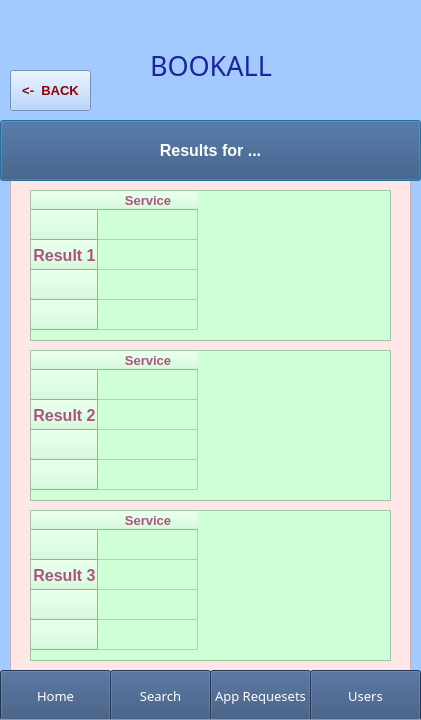
<?xml version="1.0" encoding="UTF-8"?>
<ui version="4.0">
 <class>Dialog</class>
 <widget class="QDialog" name="Dialog">
  <property name="geometry">
   <rect>
    <x>0</x>
    <y>0</y>
    <width>421</width>
    <height>720</height>
   </rect>
  </property>
  <property name="windowTitle">
   <string>Dialog</string>
  </property>
  <widget class="QScrollArea" name="scrollArea">
   <property name="geometry">
    <rect>
     <x>-1</x>
     <y>-1</y>
     <width>431</width>
     <height>721</height>
    </rect>
   </property>
   <property name="styleSheet">
    <string notr="true">background-color: rgb(162, 202, 255);
color: rgb(27, 36, 156);</string>
   </property>
   <property name="widgetResizable">
    <bool>true</bool>
   </property>
   <widget class="QWidget" name="scrollAreaWidgetContents">
    <property name="geometry">
     <rect>
      <x>0</x>
      <y>0</y>
      <width>429</width>
      <height>719</height>
     </rect>
    </property>
    <widget class="QListWidget" name="listWidget">
     <property name="geometry">
      <rect>
       <x>10</x>
       <y>140</y>
       <width>401</width>
       <height>571</height>
      </rect>
     </property>
     <property name="styleSheet">
      <string notr="true">background-color: rgb(255, 231, 231);</string>
     </property>
    </widget>
    <widget class="QLabel" name="BOOKALL_3">
     <property name="geometry">
      <rect>
       <x>150</x>
       <y>40</y>
       <width>171</width>
       <height>51</height>
      </rect>
     </property>
     <property name="font">
      <font>
       <family>Forte</family>
       <pointsize>20</pointsize>
       <weight>50</weight>
       <bold>false</bold>
      </font>
     </property>
     <property name="styleSheet">
      <string notr="true">background-color: rgb(162, 202, 255);
color: rgb(27, 36, 156);

</string>
     </property>
     <property name="text">
      <string>BOOKALL</string>
     </property>
    </widget>
    <widget class="QPushButton" name="Ptiseis_4">
     <property name="geometry">
      <rect>
       <x>0</x>
       <y>120</y>
       <width>421</width>
       <height>61</height>
      </rect>
     </property>
     <property name="font">
      <font>
       <pointsize>12</pointsize>
       <weight>75</weight>
       <bold>true</bold>
      </font>
     </property>
     <property name="styleSheet">
      <string notr="true">background-color: rgb(0, 170, 255);
background-color: rgb(48, 76, 118);
color: rgb(255, 255, 255);</string>
     </property>
     <property name="text">
      <string>Results for ...</string>
     </property>
    </widget>
    <widget class="QPushButton" name="pushButton_3">
     <property name="geometry">
      <rect>
       <x>10</x>
       <y>70</y>
       <width>81</width>
       <height>41</height>
      </rect>
     </property>
     <property name="font">
      <font>
       <pointsize>10</pointsize>
       <weight>75</weight>
       <bold>true</bold>
      </font>
     </property>
     <property name="styleSheet">
      <string notr="true">color: rgb(144, 0, 0);</string>
     </property>
     <property name="text">
      <string>&lt;-  BACK</string>
     </property>
    </widget>
    <widget class="QPushButton" name="HomeScreenButton">
     <property name="geometry">
      <rect>
       <x>0</x>
       <y>670</y>
       <width>111</width>
       <height>51</height>
      </rect>
     </property>
     <property name="font">
      <font>
       <family>Arial Rounded MT Bold</family>
       <pointsize>10</pointsize>
       <weight>50</weight>
       <bold>false</bold>
      </font>
     </property>
     <property name="styleSheet">
      <string notr="true">background-color: rgb(0, 170, 255);
background-color: rgb(48, 76, 118);
color: rgb(255, 255, 255);</string>
     </property>
     <property name="text">
      <string>Home</string>
     </property>
     <property name="default">
      <bool>false</bool>
     </property>
     <property name="flat">
      <bool>false</bool>
     </property>
    </widget>
    <widget class="QPushButton" name="FavoritesButton">
     <property name="geometry">
      <rect>
       <x>210</x>
       <y>670</y>
       <width>101</width>
       <height>51</height>
      </rect>
     </property>
     <property name="font">
      <font>
       <family>Arial Rounded MT Bold</family>
       <pointsize>10</pointsize>
       <weight>50</weight>
       <bold>false</bold>
      </font>
     </property>
     <property name="styleSheet">
      <string notr="true">background-color: rgb(0, 170, 255);
background-color: rgb(48, 76, 118);
color: rgb(255, 255, 255);</string>
     </property>
     <property name="text">
      <string>App Requesets</string>
     </property>
     <property name="default">
      <bool>false</bool>
     </property>
     <property name="flat">
      <bool>false</bool>
     </property>
    </widget>
    <widget class="QPushButton" name="SearchButton">
     <property name="geometry">
      <rect>
       <x>110</x>
       <y>670</y>
       <width>101</width>
       <height>51</height>
      </rect>
     </property>
     <property name="font">
      <font>
       <family>Arial Rounded MT Bold</family>
       <pointsize>10</pointsize>
       <weight>50</weight>
       <bold>false</bold>
      </font>
     </property>
     <property name="styleSheet">
      <string notr="true">background-color: rgb(0, 170, 255);
background-color: rgb(48, 76, 118);
color: rgb(255, 255, 255);</string>
     </property>
     <property name="text">
      <string>Search</string>
     </property>
     <property name="default">
      <bool>false</bool>
     </property>
     <property name="flat">
      <bool>false</bool>
     </property>
    </widget>
    <widget class="QPushButton" name="ProfileButton">
     <property name="geometry">
      <rect>
       <x>310</x>
       <y>670</y>
       <width>111</width>
       <height>51</height>
      </rect>
     </property>
     <property name="font">
      <font>
       <family>Arial Rounded MT Bold</family>
       <pointsize>10</pointsize>
       <weight>50</weight>
       <bold>false</bold>
      </font>
     </property>
     <property name="styleSheet">
      <string notr="true">background-color: rgb(0, 170, 255);
background-color: rgb(48, 76, 118);
color: rgb(255, 255, 255);</string>
     </property>
     <property name="text">
      <string>Users</string>
     </property>
     <property name="default">
      <bool>false</bool>
     </property>
     <property name="flat">
      <bool>false</bool>
     </property>
    </widget>
    <widget class="QTableWidget" name="tableWidget">
     <property name="geometry">
      <rect>
       <x>30</x>
       <y>190</y>
       <width>361</width>
       <height>151</height>
      </rect>
     </property>
     <property name="maximumSize">
      <size>
       <width>371</width>
       <height>471</height>
      </size>
     </property>
     <property name="font">
      <font>
       <pointsize>12</pointsize>
      </font>
     </property>
     <property name="styleSheet">
      <string notr="true">background-color: rgb(207, 255, 214);
color: rgb(170, 85, 127);</string>
     </property>
     <row>
      <property name="text">
       <string/>
      </property>
     </row>
     <row>
      <property name="text">
       <string>Result 1</string>
      </property>
      <property name="font">
       <font>
        <pointsize>12</pointsize>
        <weight>75</weight>
        <bold>true</bold>
       </font>
      </property>
      <property name="textAlignment">
       <set>AlignCenter</set>
      </property>
     </row>
     <row>
      <property name="text">
       <string/>
      </property>
     </row>
     <row>
      <property name="text">
       <string/>
      </property>
     </row>
     <column>
      <property name="text">
       <string>Service</string>
      </property>
      <property name="font">
       <font>
        <pointsize>10</pointsize>
        <weight>75</weight>
        <bold>true</bold>
       </font>
      </property>
     </column>
    </widget>
    <widget class="QTableWidget" name="tableWidget2">
     <property name="geometry">
      <rect>
       <x>30</x>
       <y>350</y>
       <width>361</width>
       <height>151</height>
      </rect>
     </property>
     <property name="maximumSize">
      <size>
       <width>371</width>
       <height>471</height>
      </size>
     </property>
     <property name="font">
      <font>
       <pointsize>12</pointsize>
      </font>
     </property>
     <property name="styleSheet">
      <string notr="true">background-color: rgb(207, 255, 214);
color: rgb(170, 85, 127);</string>
     </property>
     <row>
      <property name="text">
       <string/>
      </property>
     </row>
     <row>
      <property name="text">
       <string>Result 2</string>
      </property>
      <property name="font">
       <font>
        <pointsize>12</pointsize>
        <weight>75</weight>
        <bold>true</bold>
       </font>
      </property>
      <property name="textAlignment">
       <set>AlignCenter</set>
      </property>
     </row>
     <row>
      <property name="text">
       <string/>
      </property>
     </row>
     <row>
      <property name="text">
       <string/>
      </property>
     </row>
     <column>
      <property name="text">
       <string>Service</string>
      </property>
      <property name="font">
       <font>
        <pointsize>10</pointsize>
        <weight>75</weight>
        <bold>true</bold>
       </font>
      </property>
     </column>
    </widget>
    <widget class="QTableWidget" name="tableWidget3">
     <property name="geometry">
      <rect>
       <x>30</x>
       <y>510</y>
       <width>361</width>
       <height>151</height>
      </rect>
     </property>
     <property name="maximumSize">
      <size>
       <width>371</width>
       <height>471</height>
      </size>
     </property>
     <property name="font">
      <font>
       <pointsize>12</pointsize>
      </font>
     </property>
     <property name="styleSheet">
      <string notr="true">background-color: rgb(207, 255, 214);
color: rgb(170, 85, 127);</string>
     </property>
     <row>
      <property name="text">
       <string/>
      </property>
     </row>
     <row>
      <property name="text">
       <string>Result 3</string>
      </property>
      <property name="font">
       <font>
        <pointsize>12</pointsize>
        <weight>75</weight>
        <bold>true</bold>
       </font>
      </property>
      <property name="textAlignment">
       <set>AlignCenter</set>
      </property>
     </row>
     <row>
      <property name="text">
       <string/>
      </property>
     </row>
     <row>
      <property name="text">
       <string/>
      </property>
     </row>
     <column>
      <property name="text">
       <string>Service</string>
      </property>
      <property name="font">
       <font>
        <pointsize>10</pointsize>
        <weight>75</weight>
        <bold>true</bold>
       </font>
      </property>
     </column>
    </widget>
    <zorder>listWidget</zorder>
    <zorder>ProfileButton</zorder>
    <zorder>BOOKALL_3</zorder>
    <zorder>Ptiseis_4</zorder>
    <zorder>pushButton_3</zorder>
    <zorder>FavoritesButton</zorder>
    <zorder>SearchButton</zorder>
    <zorder>HomeScreenButton</zorder>
    <zorder>tableWidget</zorder>
    <zorder>tableWidget2</zorder>
    <zorder>tableWidget3</zorder>
   </widget>
  </widget>
 </widget>
 <resources/>
 <connections/>
</ui>
